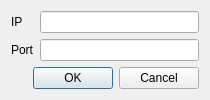
<?xml version="1.0" encoding="UTF-8"?>
<ui version="4.0">
 <class>Dialog</class>
 <widget class="QDialog" name="Dialog">
  <property name="geometry">
   <rect>
    <x>0</x>
    <y>0</y>
    <width>210</width>
    <height>87</height>
   </rect>
  </property>
  <property name="windowTitle">
   <string>Join Server</string>
  </property>
  <layout class="QFormLayout" name="formLayout">
   <item row="0" column="0">
    <widget class="QLabel" name="ipLabel">
     <property name="text">
      <string>IP</string>
     </property>
     <property name="buddy">
      <cstring>ipLineEdit</cstring>
     </property>
    </widget>
   </item>
   <item row="0" column="1">
    <widget class="QLineEdit" name="ipLineEdit"/>
   </item>
   <item row="1" column="0">
    <widget class="QLabel" name="portLabel">
     <property name="text">
      <string>Port</string>
     </property>
     <property name="buddy">
      <cstring>portLineEdit</cstring>
     </property>
    </widget>
   </item>
   <item row="1" column="1">
    <widget class="QLineEdit" name="portLineEdit"/>
   </item>
   <item row="2" column="0" colspan="2">
    <widget class="QDialogButtonBox" name="buttonBox">
     <property name="orientation">
      <enum>Qt::Horizontal</enum>
     </property>
     <property name="standardButtons">
      <set>QDialogButtonBox::Cancel|QDialogButtonBox::Ok</set>
     </property>
    </widget>
   </item>
  </layout>
 </widget>
 <resources/>
 <connections>
  <connection>
   <sender>buttonBox</sender>
   <signal>accepted()</signal>
   <receiver>Dialog</receiver>
   <slot>accept()</slot>
   <hints>
    <hint type="sourcelabel">
     <x>248</x>
     <y>254</y>
    </hint>
    <hint type="destinationlabel">
     <x>157</x>
     <y>274</y>
    </hint>
   </hints>
  </connection>
  <connection>
   <sender>buttonBox</sender>
   <signal>rejected()</signal>
   <receiver>Dialog</receiver>
   <slot>reject()</slot>
   <hints>
    <hint type="sourcelabel">
     <x>316</x>
     <y>260</y>
    </hint>
    <hint type="destinationlabel">
     <x>286</x>
     <y>274</y>
    </hint>
   </hints>
  </connection>
 </connections>
</ui>
